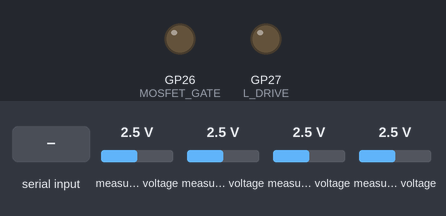
A program run on a simulated Raspberry Pi Pico. On the bench: output pins drawn as LEDs (lit = HIGH). The inputs (shaded band) are chosen by the test bench; at power-on: measured voltage 2.5 V. What the program prints to the serial monitor is not drawn.

Above: at 3.2 s.
3.3 s: "L" received over Serial
4.8 s: "P" received over Serial
6.3 s: "Q" received over Serial
Timing chart, 0 to 9.3 s (numbered marks = the images above; inputs shaded):
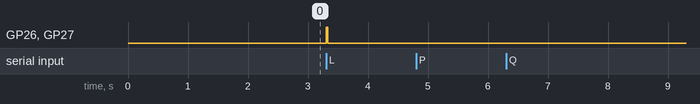

The program:

main.cpp
```cpp
#include <Arduino.h>
#include <Wire.h>
#include <Adafruit_ADS1X15.h>

Adafruit_ADS1115 ads;

// pin definitions
const int MOSFET_GATE = 26; // GPIO 26 for MOSFET gate
const int L_DRIVE = 27; // GPIO 27 for L drive

// ADS pins definitions
const int ADS_PE_HIGH = 0; // PE_TEST_RE
const int ADS_PE_LOW  = 1; // PE_TEST
const int ADS_L_T     = 2; // L_T
const int ADS_N_T     = 3; // N_T

// constants
const float PE_CURRENT_A = 0.195; // current in Amperes for PE TEST
const float R6 = 990.0; // R6 resistance in Ohms
const float RP2040_VCC = 3.224; // output voltage of the RP2040 (3.3V)

void measurePE();
void measureLN();
void setup() {
  Serial.begin(115200);

  while (!Serial) {
    delay(10);
  }

  delay(2000);
  Serial.println("\n--- BOOTING OpenPAT-RP2040 ---");

  pinMode(MOSFET_GATE, OUTPUT);
  pinMode(L_DRIVE, OUTPUT);
  digitalWrite(MOSFET_GATE, LOW);
  digitalWrite(L_DRIVE, LOW);

  Wire1.setSDA(2);
  Wire1.setSCL(3);
  Wire1.begin();

  Serial.println("I2C1 booted");

  if (!ads.begin(0x48, &Wire1)) {
    while (1) {
      Serial.println("Error: ADS1115 not found!");
      delay(1000);
    }
  }

  ads.setGain(GAIN_ONE);
  Serial.println("System ready. Press 'p' for PE-Test, 'l' for L/N-Test");
}

void loop() {
  if (Serial.available() > 0) {
    char input = Serial.read();

    if (input == 'P' || input == 'p') {
      measurePE();
    }
    else if (input == 'L' || input == 'l') {
      measureLN();
    }
    else if (input == 'Q' || input == 'q') {
      digitalWrite(L_DRIVE, LOW);
      digitalWrite(MOSFET_GATE, LOW);
      Serial.println("\n Standby.");
    }
  }
}

void measurePE() {
  Serial.println("\n Starting PE-Test...");

   // differential measurement between ADS_PE_TEST and ADS_PE_TEST_RE
  int16_t adc0_1 = ads.readADC_Differential_0_1();

  // calculate the voltage (1 Bit = .125 mV)
  float voltage_PE = (adc0_1 * 0.125) / 1000.0;

  // calculating the resistance of PE
  float resistance_PE = voltage_PE / PE_CURRENT_A;

  // output the results
  Serial.print("Voltaged Drop: "); Serial.print(voltage_PE, 4); Serial.println(" V");
  Serial.print("PE Resistance:   "); Serial.print(resistance_PE, 3); Serial.println(" Ohm");
}


void measureLN() {
  Serial.println("\n Starting L/N-Test...");

  // turn on Mosfet
  digitalWrite(MOSFET_GATE, HIGH);

  // apply voltage to L (via R6)
  digitalWrite(L_DRIVE, HIGH);
  delay(10);

  // measure voltage across L_T and N_T
  int16_t adcL = ads.readADC_SingleEnded(ADS_L_T);
  int16_t adcN = ads.readADC_SingleEnded(ADS_N_T);

  // convert raw ADC values to Volts
  float v_L = (adcL * 0.125) / 1000.0;
  float v_N = (adcN * 0.125) / 1000.0;

  // calculate voltage drop across the DUT
  float voltage_DUT = v_L - v_N;

  // calculate the current through the DUT
  float current_DUT = (RP2040_VCC - v_L) / R6;

  // calculate the resistance of the DUT
  float resistance_LN = -1; // -1 as default value
  if (current_DUT > 0.0001) { // Prevent division by zero if no load is connected
    resistance_LN = voltage_DUT / current_DUT;
  }

  // Turn everything off
  digitalWrite(L_DRIVE, LOW);
  digitalWrite(MOSFET_GATE, LOW);

  // output the results
  Serial.print("Voltage at L_T: "); Serial.print(v_L, 3); Serial.println(" V");
  Serial.print("Voltage at N_T: "); Serial.print(v_N, 3); Serial.println(" V");

  if (resistance_LN >= 0) {
    Serial.print("L/N Resistance: "); Serial.print(resistance_LN, 1); Serial.println(" Ohm");
  } else {
    Serial.println("L/N Resistance: No continuity");
  }
}
```

Measured:
- after the input at 3.3 s, GP26 (MOSFET_GATE), GP27 (L_DRIVE): LOW → HIGH at once, → LOW 0.03 s later
- after the input at 4.8 s, every drawn part: stays the same
- after the input at 6.3 s, every drawn part: stays the same
